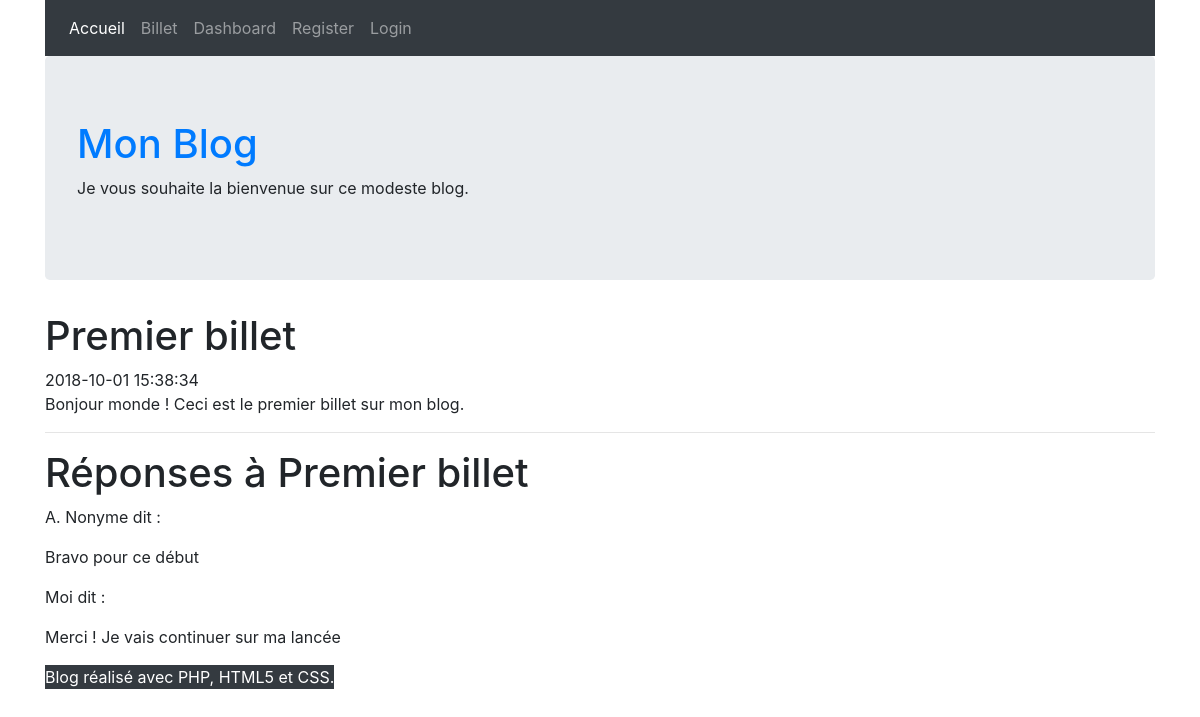
The app's page /index.php?action=billet&id=1 with its own data.
### tables this page shows
CREATE TABLE IF NOT EXISTS `t_billet` (
  `BIL_ID` int(11) NOT NULL AUTO_INCREMENT,
  `BIL_DATE` datetime NOT NULL,
  `BIL_TITRE` varchar(100) NOT NULL,
  `BIL_CONTENU` varchar(400) NOT NULL,
  PRIMARY KEY (`BIL_ID`)
);

CREATE TABLE IF NOT EXISTS `t_commentaire` (
  `COM_ID` int(11) NOT NULL AUTO_INCREMENT,
  `COM_DATE` datetime NOT NULL,
  `COM_AUTEUR` varchar(100) NOT NULL,
  `COM_CONTENU` varchar(200) NOT NULL,
  `BIL_ID` int(11) NOT NULL,
  PRIMARY KEY (`COM_ID`),
  KEY `fk_com_bil` (`BIL_ID`)
);

### controller/ControleurBillet.php (called while the page is built)
<?php
require_once 'Model/BilletManager.php';
require_once 'Model/CommentaireManager.php';
require_once 'views/Vue.php';
class ControleurBillet {
    private $billet;
    private $commentaire;
    public function __construct() {
        $this->billet = new BilletManager();
        $this->commentaire = new CommentaireManager();
    }
    public function billet($idBillet) {
        $billet = $this->billet->getBillet($idBillet);
        $commentaires = $this->commentaire->getCommentaires($idBillet);
        $vue = new Vue("Billet");
        $vue->generer(array('billet' => $billet, 'commentaires' => $commentaires));
    }
}

### index.php (called while the page is built)
<?php
require './app/Router.php';
$router = new Router();
$router->routerRequete();

### model/Manager.php (called while the page is built, shortened)
<?php
abstract class Manager
{
    protected $db;
    public function getBdd()
    {
        if ($this->db == null) {
            $this->db = new PDO('mysql:host=localhost;dbname=monblog;charset=utf8', 'root', '',
                array(PDO::ATTR_ERRMODE => PDO::ERRMODE_EXCEPTION));
        }
        return $this->db;
    }
}

### model/BilletManager.php (called while the page is built, shortened)
<?php
require 'Manager.php';
class BilletManager extends Manager
{
    public function getBillet($idBillet) {
        $sql = 'select BIL_ID as id, BIL_DATE as date,'
            . ' BIL_TITRE as titre, BIL_CONTENU as contenu from T_BILLET'
            . ' where BIL_ID=:id';
        $stmt = $this->db->prepare($sql);
        $stmt->execute(array(':id' => $idBillet));
        $billet = $stmt->fetch();
        if ($stmt->rowCount() == 1)
            return $billet;
        else
            throw new Exception("Aucun billet ne correspond à l'identifiant '$idBillet'");
    }
}

### model/CommentaireManager.php (called while the page is built)
<?php
class CommentaireManager extends Manager
{
    public function getCommentaires($idBillet) {
        $sql = 'select COM_ID as id, COM_DATE as date,'
            . ' COM_AUTEUR as auteur, COM_CONTENU as contenu from T_COMMENTAIRE'
            . ' where BIL_ID=:id';
        $stmt = $this->db->prepare($sql);
        $stmt->execute(array(':id' => $idBillet));
        $commentaires = $stmt->fetchAll(PDO::FETCH_ASSOC);
       return $commentaires;
    }
}

### views/vueBillet.php (the view, shortened to what this page needs)
<article>
     <header>
         <h1 class="titreBillet"><?= $billet['titre'] ?></h1>
         <time><?= $billet['date'] ?></time>
     </header>
     <p><?= $billet['contenu'] ?></p>
 </article>
 <hr />
 <header>
     <h1 id="titreReponses">Réponses à <?= $billet['titre'] ?></h1>
 </header>
 <?php foreach ($commentaires as $commentaire): ?>
     <p><?= $commentaire['auteur'] ?> dit :</p>
     <p><?= $commentaire['contenu'] ?></p>
 <?php endforeach; ?>

### views/Template.php (shortened to what this page needs)
<!Doctype html>
<html lang="fr">
    <head>
        <link rel="stylesheet" href="https://maxcdn.bootstrapcdn.com/bootstrap/4.1.3/css/bootstrap.min.css">
        <link rel="stylesheet" href="../Contenu/style.css" />
    </head>
</html>
<body>
<div id="global" class="container">
    <nav class="navbar navbar-expand-sm bg-dark navbar-dark">
        <ul class="navbar-nav">
            <li class="nav-item active">
                <a class="nav-link" href="#"><span class="glyphicon glyphicon-home">Accueil</span></a>
            </li>
            <li class="nav-item">
                <a class="nav-link" href="#">Billet</a>
            </li>
            <li class="nav-item">
                <a class="nav-link" href="#">Dashboard</a>
            </li>
            <li class="nav-item ">
                <a class="nav-link " href="#">Register</a>
            </li>
            <li class="nav-item">
                <a class="nav-link mr-sm-2" href="#">Login</a>
            </li>
        </ul>
    </nav>
    <div class="jumbotron">
        <header>
            <a href="index.php"><h1 id="titreBlog">Mon Blog</h1></a>
            <p>Je vous souhaite la bienvenue sur ce modeste blog.</p>
        </header>
    </div>
    <div id="contenu">
        <?= $contenu ?>
    </div>
    <footer id="piedBlog" class="btn-dark text-center">
        Blog réalisé avec PHP, HTML5 et CSS.
    </footer>
</div>
</body>
</html>

### app/Router.php (shortened to what this page needs)
<?php
require_once 'controller/ControleurBillet.php';
class Router {
    private $ctrlAccueil;
    private $ctrlBillet;
    public function __construct() {
        $this->ctrlAccueil = new ControleurAccueil();
        $this->ctrlBillet = new ControleurBillet();
    }
    public function routerRequete() {
        try {
            if (isset($_GET['action'])) {
                if ($_GET['action'] == 'billet') {
                    if (isset($_GET['id'])) {
                        $idBillet = intval($_GET['id']);
                        if ($idBillet != 0) {
                            $this->ctrlBillet->billet($idBillet);
                        }
                        else
                            throw new Exception("Identifiant de billet non valide");
                    }
                    else
                        throw new Exception("Identifiant de billet non défini");
                }
                else
                    throw new Exception("Action non valide");
            }
            else {
                $this->ctrlAccueil->accueil();
            }
        }
        catch (Exception $e) {
            $this->erreur($e->getMessage());
        }
    }
}

### views/Vue.php (shortened to what this page needs)
<?php
class Vue {
    private $fichier;
    private $titre;
    public function __construct($action) {
        $this->fichier = "views/vue" . $action . ".php";
    }
    public function generer($donnees) {
        $contenu = $this->genererFichier($this->fichier, $donnees);
        $vue = $this->genererFichier('views/Template.php',
            array('titre' => $this->titre, 'contenu' => $contenu));
        echo $vue;
    }
    private function genererFichier($fichier, $donnees) {
        if (file_exists($fichier)) {
            extract($donnees);
            require $fichier;
            return ob_get_clean();
        }
        else {
            throw new Exception("Fichier '$fichier' introuvable");
        }
    }
}

### assets/css/style.css (style rules this page uses)
#piedBlog { position: fixed; margin-bottom: 0px; }

### records on screen
t_billet: BIL_TITRE "Premier billet", BIL_DATE "2018-10-01 15:38:34", BIL_CONTENU "Bonjour monde ! Ceci est le premier billet sur mon blog."
t_commentaire: COM_AUTEUR "A. Nonyme", COM_CONTENU "Bravo pour ce début"
t_commentaire: COM_AUTEUR "Moi", COM_CONTENU "Merci ! Je vais continuer sur ma lancée"
